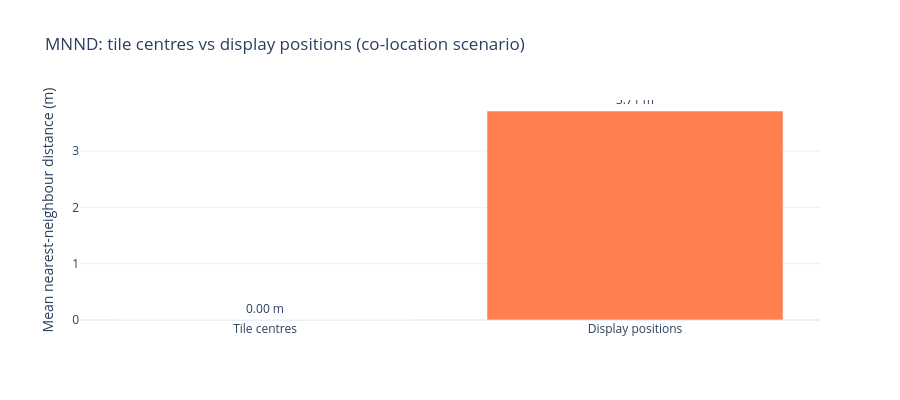

Notebook code cell kept with this figure:
### Markdown cell above
### MNND — Mean Nearest-Neighbour Distance

For 300 records at the **same** tile centre, `mnnd(tile_centers) ≈ 0`.  
The display MNND is therefore pure jitter diversity: the average gap between neighbouring display pins.  
A larger MNND means pins are more spread out → harder to fingerprint co-located records.

### Code cell
mnnd_tile = mnnd(tile_centers)
mnnd_disp = mnnd(display_coords)

fig = go.Figure(go.Bar(
    x=['Tile centres', 'Display positions'],
    y=[mnnd_tile, mnnd_disp],
    marker_color=['steelblue', 'coral'],
    text=[f'{mnnd_tile:.2f} m', f'{mnnd_disp:.2f} m'],
    textposition='outside',
))
fig.update_layout(
    title='MNND: tile centres vs display positions (co-location scenario)',
    yaxis_title='Mean nearest-neighbour distance (m)',
    template='plotly_white', height=400,
)
fig.show()
print(f'MNND (tile centres): {mnnd_tile:.2f} m')
print(f'MNND (display):      {mnnd_disp:.2f} m  ← jitter diversity')

### Figure 1 — Plotly figure (JSON) as saved in the notebook; plotly's stock layout.template omitted (floating-point values rounded to 4 significant figures)
{"data": [{"marker": {"color": ["steelblue", "coral"]}, "text": ["0.00 m", "3.71 m"], "textposition": "outside", "type": "bar", "x": ["Tile centres", "Display positions"], "y": [0.0, 3.71]}], "layout": {"height": 400, "title": {"text": "MNND: tile centres vs display positions (co-location scenario)"}, "yaxis": {"title": {"text": "Mean nearest-neighbour distance (m)"}}}}
